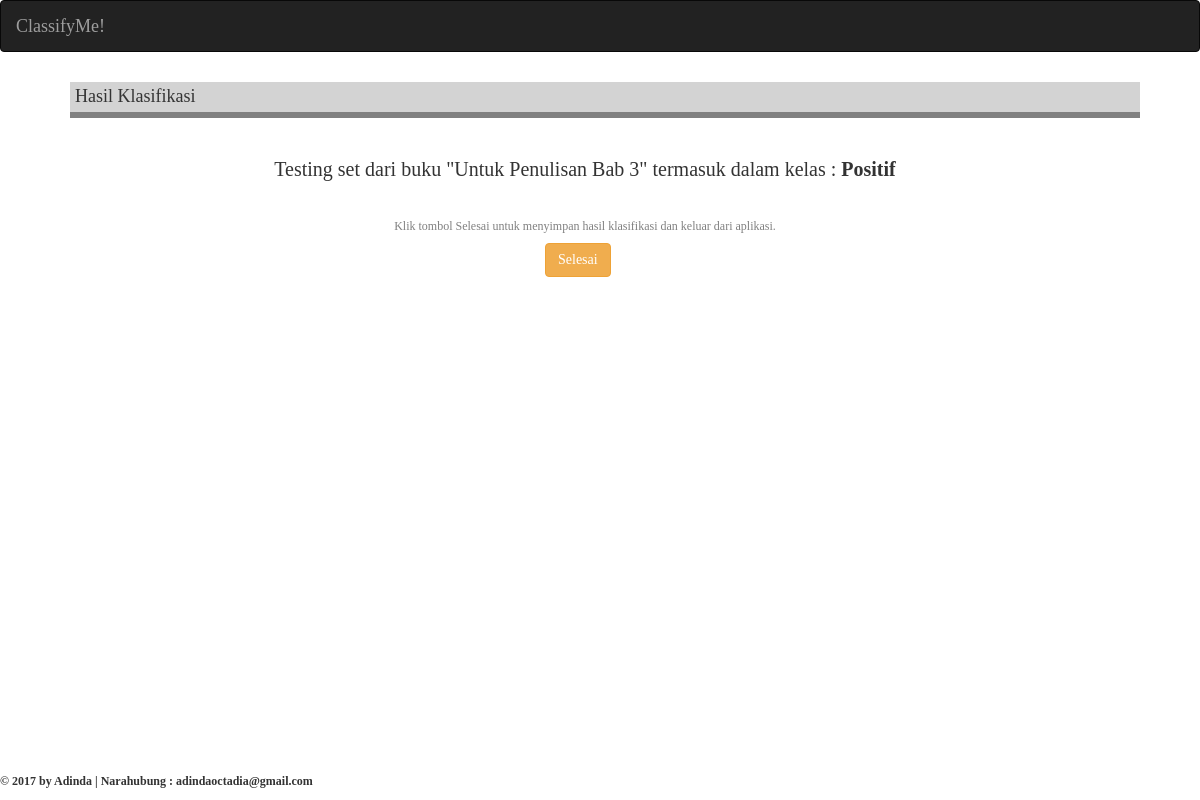
Page /classifyme/input/data/42/hasil/ on the earlier database version.
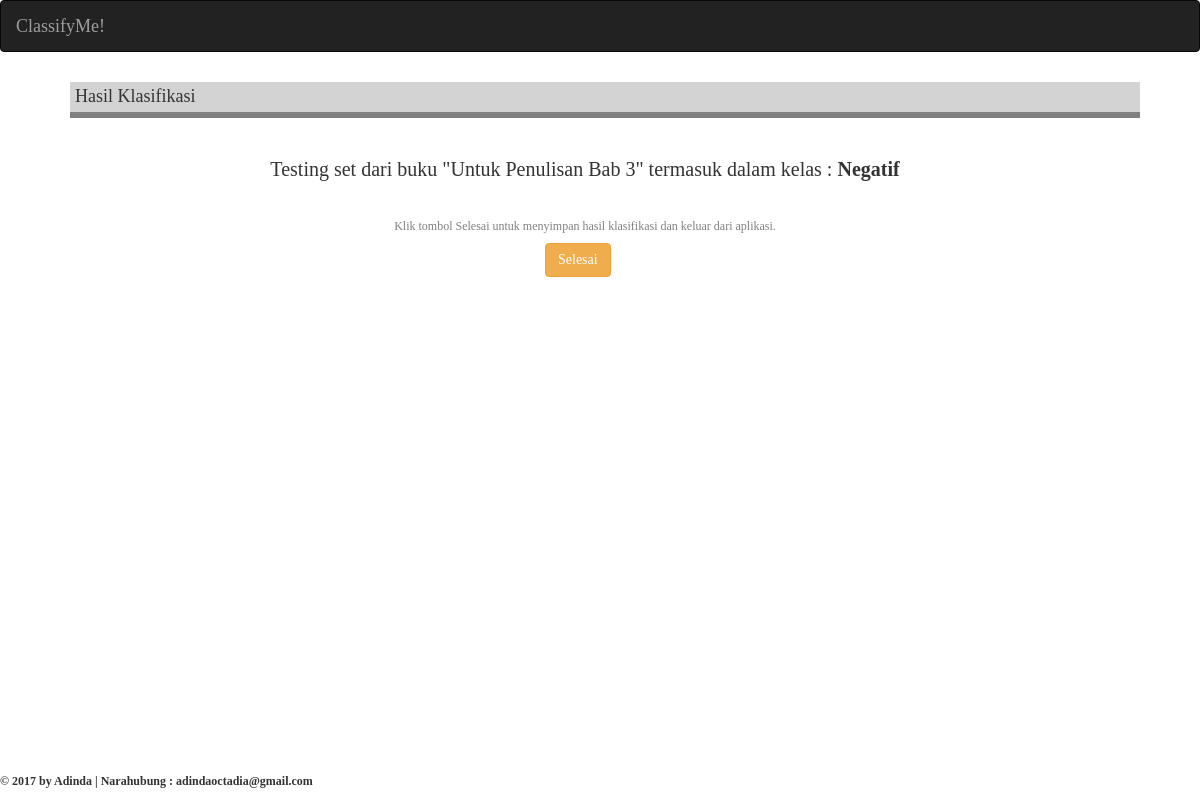
Same page on the later database version.
### classifyme/models.py (models this page shows, shortened)
class Buku(models.Model):
    penulis = models.CharField(max_length=20)
    judul = models.CharField(max_length=100)
    penerbit = models.CharField(max_length=30)
    tahun_terbit = models.CharField(max_length=4)
    training_set_positif = models.ForeignKey(TrainingSetPos, null=True)
    training_set_negatif = models.ForeignKey(TrainingSetNeg, null=True)
    testing_set = models.FileField(blank=True, null=True, upload_to='files/%Y/%m/%d/')
    priors_pos = models.FloatField(blank=True, null=True)
    priors_neg = models.FloatField(blank=True, null=True)
    hasil_pos = models.FloatField(blank=True, null=True)
    hasil_neg = models.FloatField(blank=True, null=True)
    hasil_klasifikasi = models.CharField(max_length=20, blank=True, null=True)

### classifyme/views.py (the view)
# urls.py: url(r'^classifyme/input/data/(?P<buku_id>\d+)/hasil/$', views.hasil, name='hasil'),
def hasil(request, buku_id):
    context = {}
    selected_buku = Buku.objects.get(id=int(buku_id))
    context['buku'] = selected_buku
    if selected_buku.hasil_pos > selected_buku.hasil_neg:
        hasil_akhir = "Positif"
    elif selected_buku.hasil_pos < selected_buku.hasil_neg:
        hasil_akhir = "Negatif"
    else:
        hasil_akhir = "Tidak Terdefinisi"
    context['hasil_akhir'] = hasil_akhir
    selected_hasil = Buku.objects.get(id=int(buku_id))
    selected_hasil.hasil_klasifikasi = hasil_akhir
    selected_hasil.save()
    return render(request, 'classifyme/hasil.html', context)

### templates/classifyme/hasil.html
{% extends 'classifyme/base.html' %}
{% block content %}
<div class="content container">
  <div class="row">
    <div class="col-md-12">
      <h4 style="margin-left: 40px; border-bottom: 6px solid grey; background-color: lightgrey; padding: 5px;">Hasil Klasifikasi</h4>
      <br>
        <h5 style="text-align: center; font-size: 20px;">Testing set dari buku "{{ buku.judul }}" termasuk dalam kelas : <strong>{{ hasil_akhir }}<strong></h5>
        <br>
        <h6 style="text-align: center; color: grey;">Klik tombol Selesai untuk menyimpan hasil klasifikasi dan keluar dari aplikasi.</h5>
        <a href="{% url 'classifyme:input' %}" class="save btn btn-warning" role="button" style="margin-left: 515px;">Selesai</a>
        <br>
        <br>
        <br>
    </div>
  </div>
</div>
{% endblock %}

Differences in the rows shown:
changed Buku "Untuk Penulisan Bab 3": hasil_klasifikasi "Positif" → "Negatif"
